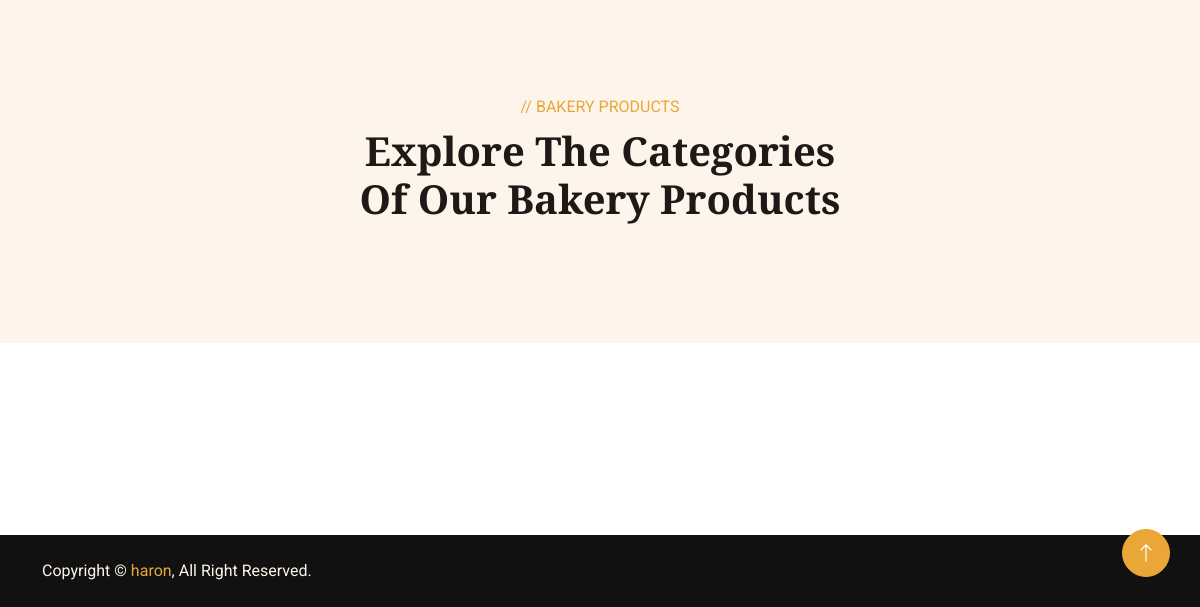
/product (signed in, lower part), run on an earlier commit of the app's database.
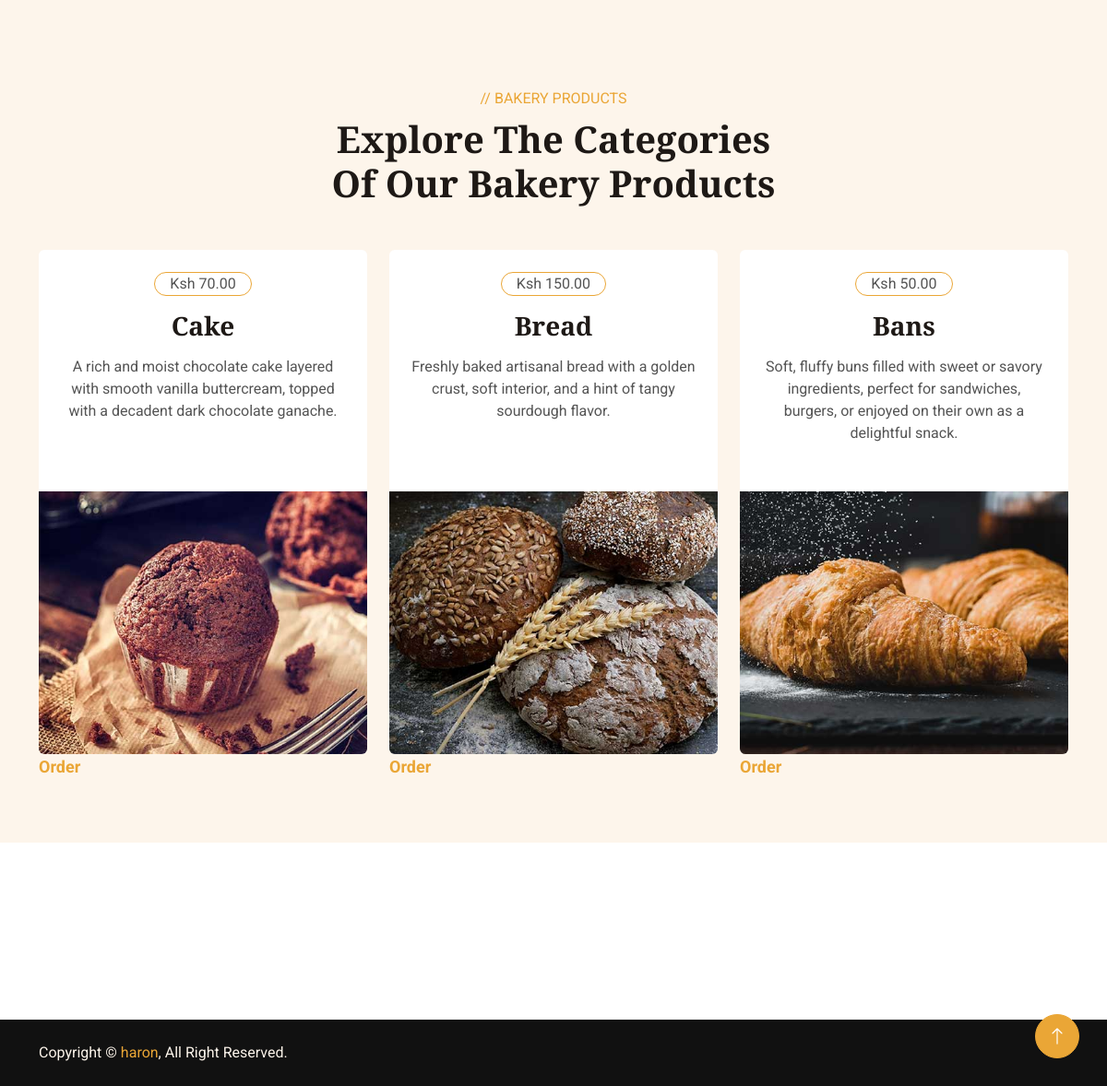
And on a later commit of the database.
### bakery_app/models.py (models this page shows)
class Products(models.Model):
    name = models.CharField(max_length=40)
    price = models.DecimalField(max_digits=6, decimal_places=2)
    description = models.TextField()
    image = models.ImageField(null=True)

### bakery_app/views.py (the view)
# urls.py: path('product', ProductView.as_view(), name='product'),
class ProductView(View):
    def get(self, request):
        products = Products.objects.all()
        context = {
            'products': products
        }
        return render(request, 'product.html', context)

### templates/product.html (shortened to what this page needs)
{% load static %}
<!DOCTYPE html>
<html lang="en">
<head>
    <link href="https://cdnjs.cloudflare.com/ajax/libs/font-awesome/5.10.0/css/all.min.css" rel="stylesheet">
    <link href="https://cdn.jsdelivr.net/npm/bootstrap-icons@1.4.1/font/bootstrap-icons.css" rel="stylesheet">
    <link href="{% static 'lib/animate/animate.min.css' %}" rel="stylesheet">
    <link href="{% static 'lib/owlcarousel/assets/owl.carousel.min.css' %}" rel="stylesheet">
    <link href="{% static 'css/bootstrap.min.css' %}" rel="stylesheet">
    <link href="{% static 'css/style.css' %}" rel="stylesheet">
</head>
<body>
{% if request.user.is_authenticated %}
    <div class="container-xxl bg-light my-6 py-6 pt-0" style="margin: 12rem 0;">
        <div class="container">
            <div class="text-center mx-auto mb-5 wow fadeInUp" data-wow-delay="0.1s" style="max-width: 500px;">
                <p class="text-primary text-uppercase mb-2">// Bakery Products</p>
                <h1 class="display-6 mb-4">Explore The Categories Of Our Bakery Products</h1>
            </div>
            <div class="row g-4">
                {% for product in products %}
                <div class="col-lg-4 col-md-6 wow fadeInUp" data-wow-delay="0.1s">
                    <div class="product-item d-flex flex-column bg-white rounded overflow-hidden h-100">
                        <div class="text-center p-4">
                            <div class="d-inline-block border border-primary rounded-pill px-3 mb-3">Ksh {{product.price}}</div>
                            <h3 class="mb-3">{{product.name}}</h3>
                            <span>{{product.description}}</span>
                        </div>
                        <div class="position-relative mt-auto">
                            <img class="img-fluid" src="{{product.image.url}}" alt="">
                        </div>
                    </div><span style="font-size:large;font-weight:bold;"><a href="{% url 'order' product.id %}">Order</a></span>
                </div>
                {% endfor %}
            </div>
        </div>
    </div>
    {% else %}
    <span style="text-align: center; font-size: large; font-weight: bold;"><p><a href="{% url 'login' %}">Login</a> to see and order products.</p></span>
    {% endif %}
    <div class="container-fluid copyright text-light py-4 wow fadeIn" data-wow-delay="0.1s">
        <div class="container">
            <div class="row">
                <div class="col-md-6 text-center text-md-start mb-3 mb-md-0">
                    Copyright &copy; <a href="#">haron</a>, All Right Reserved.
                </div>
                <div class="col-md-6 text-center text-md-end">
                </div>
            </div>
        </div>
    </div>
    <a href="#" class="btn btn-lg btn-primary btn-lg-square rounded-circle back-to-top"><i class="bi bi-arrow-up"></i></a>
</body>
</html>

### static/css/style.css (style rules this page uses)
:root { --primary: #EAA636; --secondary: #545454; --light: #FDF5EB; --dark: #1E1916; }
.py-6 { padding-top: 6rem; padding-bottom: 6rem; }
.my-6 { margin-top: 6rem; margin-bottom: 6rem; }
.back-to-top { position: fixed; display: none; right: 30px; bottom: 30px; z-index: 99; }
.btn { font-weight: 500; transition: .5s; }
.btn.btn-primary { color: #FFFFFF; }
.btn-lg-square { width: 48px; height: 48px; }
.btn-square, .btn-sm-square, .btn-lg-square { padding: 0; display: flex; align-items: center; justify-content: center; font-weight: normal; }
.product-item { transition: .5s; }
.copyright { background: #111111; }
.copyright a { color: var(--primary); }

What changed in the data, as far as the page shows it:
added Products: price "70.00", name "Cake", description "A rich and moist chocolate cake layered with smooth vanilla buttercream, topped with a decadent dark chocolate ganache.", image (picture)
added Products: price "150.00", name "Bread", description "Freshly baked artisanal bread with a golden crust, soft interior, and a hint of tangy sourdough flavor.", image (picture)
added Products: price "50.00", name "Bans", description "Soft, fluffy buns filled with sweet or savory ingredients, perfect for sandwiches, burgers, or enjoyed on their own as a delightful snack.", image (picture)
